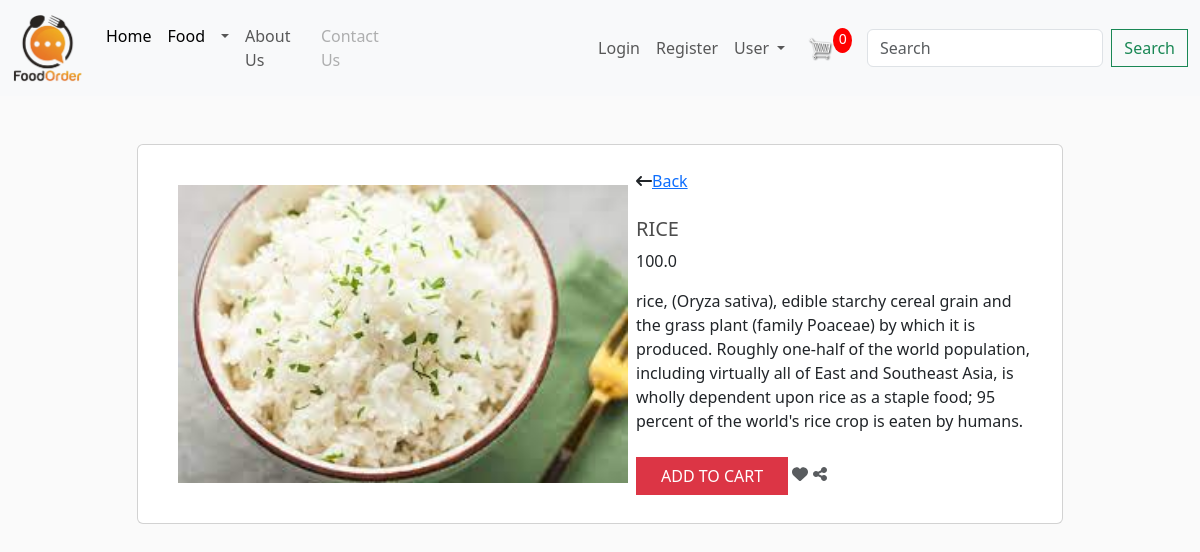
The page /detail/?id=9 on the database its author committed.
### app/models.py (models this page shows, shortened)
class Product(models.Model):
    name = models.CharField(max_length=200,null=True)
    price = models. FloatField()
    digital = models.BooleanField(default=False, null=True,blank=False)
    category = models.ManyToManyField(Category, related_name='product')
    image = models.ImageField(null=True, blank=True)
    detail = models.TextField(null=True, blank=True)
    @property
    def ImageURL(self):
        try:
            url = self.image.url
        except:
            url = ''
        return url

### app/views.py (the view)
# urls.py: path('detail/', views.detail, name="detail"),
def detail(request):
    if request.user.is_authenticated:
        customer = request.user
        order, created = Order.objects.get_or_create(customer = customer, complete = False)
        items = order.orderitem_set.all()
        cartItems = order.get_cart_items
        user_not_login = "hidden"
        user_login = "show"
    else:
        items = []
        order = {'get_cart_items':0, 'get_cart_total':0}
        cartItems = order['get_cart_items']
        user_not_login = "show"
        user_login = "hidden"
    id = request.GET.get('id', '')
    products = Product.objects.filter(id=id)
    categories = Category.objects.filter(is_sub=False)
    context={'products':products, 'items': items, 'order':order, 'cartItems': cartItems, 'user_not_login':user_not_login,'user_login':user_login, 'categories':categories }
    return render(request, 'app/detail.html', context)

### app/templates/app/detail.html (shortened to what this page needs)
{% extends 'app/base.html' %}
{% load static %}
{% block detail %}
{% for product in products %}
  <div class="container mt-5 mb-5">
    <div class="row d-flex justify-content-center">
        <div class="col-md-10">
            <div class="card">
                <div class="row">
                    <div class="col-md-6">
                        <div class="images p-3">
                            <div class="text-center p-4"> <img id="main-image" src="{{product.ImageURL}}" width="450" /> </div>
                        </div>
                    </div>
                    <div class="col-md-6">
                        <div class="product p-4">
                            <div class="d-flex justify-content-between align-items-center">
                                <div class="d-flex align-items-center"> <i class="fa fa-long-arrow-left"></i> <span class="ml-1"><a href="{% url 'food' %}">Back</a> </span> </div>
                            </div>
                            <div class="mt-4 mb-3">
                                <h5 class="text-uppercase">{{product.name}}</h5>
                                <div class="price d-flex flex-row align-items-center"> <span class="act-price">{{product.price}}</span>
                                </div>
                            </div>
                            <p class="about">{{product.detail}}</p>
                            <div class="cart mt-4 align-items-center"> <button data-product={{product.id}} data-action="add" class="btn btn-danger text-uppercase mr-2 px-4 add-btn update-cart"> Add to cart </button> <i class="fa fa-heart text-muted"></i> <i class="fa fa-share-alt text-muted"></i> </div>
                        </div>
                    </div>
                </div>
            </div>
        </div>
    </div>
  </div>
{% endfor %}
{% endblock detail %}

### app/static/app/css/main.css (style rules this page uses)
body { background-color: hsl(0, 0%, 98%); }
h1,h2,h3,h4,h5,h6 { color:hsl(0, 0%, 30%); }
.product { border-radius: 0 0 4px 4px; }
.btn { border-radius: 0; }

### rows shown on the page
Product: ImageURL (picture), name "RICE", price "100.0", detail "rice, (Oryza sativa), edible starchy cereal grain and the grass plant (family Poaceae) by which it is produced. Roughly one-half of the world population, including virtually all of East and Southeast Asia, is wholly dependent upon rice as a staple food; 95 percent of the world's rice crop is eaten by humans."

### other values the page prints
{{ cartItems }} "0"
